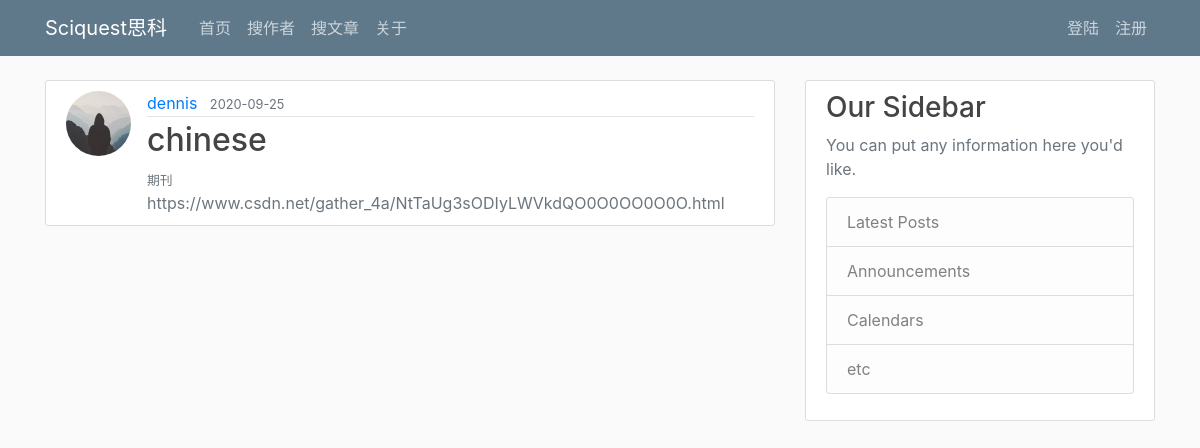
/post/1, run on the app's committed database.
### app/models.py (models this page shows, shortened)
class User(db.Model, UserMixin):
    __tablename__ = "user"
    id = db.Column(db.Integer, primary_key=True)
    username = db.Column(db.String(20), index=True, unique=True, nullable=False)
    email = db.Column(db.String(120), index=True, unique=True, nullable=False)
    password = db.Column(db.String(60), nullable=False)
    image_file = db.Column(db.String(20), nullable=False, default='default.png');
    university = db.Column(db.String(60), nullable=False)
    major = db.Column(db.String(60), nullable=False)
    interest1 = db.Column(db.String(60), nullable=False)
    interest2 = db.Column(db.String(60), nullable=False)
    posts = db.relationship('Post', backref='author', lazy=True)

class Post(db.Model):
    id = db.Column(db.Integer, index=True, unique=True, primary_key=True, autoincrement=True)
    title = db.Column(db.String(20), nullable=False)
    date_posted = db.Column(db.DateTime, nullable=False, default=datetime.utcnow)
    description = db.Column(db.Text, nullable=False)
    url = db.Column(db.String(256), nullable=False)
    venue = db.Column(db.String(64), nullable=False)
    user_id = db.Column(db.Integer, db.ForeignKey('user.id'), nullable=False)

### app/routes.py (the view)
@app.route("/post/<int:post_id>")
def post(post_id):
    post = Post.query.get_or_404(post_id)
    return render_template('post.html', title=post.title, post=post)

### app/templates/post.html (shortened to what this page needs)
{% extends "layout.html" %}
{% block content %}
  <article class="media content-section">
    <img class="rounded-circle article-img" src="{{ url_for('static', filename='profile_pics/' + post.author.image_file) }}">
    <div class="media-body">
      <div class="article-metadata">
        <a class="mr-2" href="{{ url_for('user_posts', username=post.author.username) }}">{{ post.author.username }}</a>
        <small class="text-muted">{{ post.date_posted.strftime('%Y-%m-%d') }}</small>
      </div>
      <h2 class="article-title">{{ post.title }}</h2>
        <small class="text-muted">{{ post.venue }}</small>
      <a href="{{ post.url }}" target="_blank" class="text-muted">{{ post.url }} </a>
    </div>
  </article>
{% endblock content %}

### app/static/main.css (style rules this page uses)
body { background: #fafafa; color: #333333; margin-top: 5rem; }
h1, h2, h3, h4, h5, h6 { color: #444444; }
.content-section { background: #ffffff; padding: 10px 20px; border: 1px solid #dddddd; border-radius: 3px; margin-bottom: 20px; }
.article-title { color: #444444; }
.article-img { height: 65px; width: 65px; margin-right: 16px; }
.article-metadata { padding-bottom: 1px; margin-bottom: 4px; border-bottom: 1px solid #e3e3e3 }

### data on the page
User: image_file (placeholder picture), author.username "dennis"
Post: date_posted "2020-09-25", title "chinese", venue "期刊", url "https://www.csdn.net/gather_4a/NtTaUg3sODIyLWVkdQO0O0OO0O0O.html"
